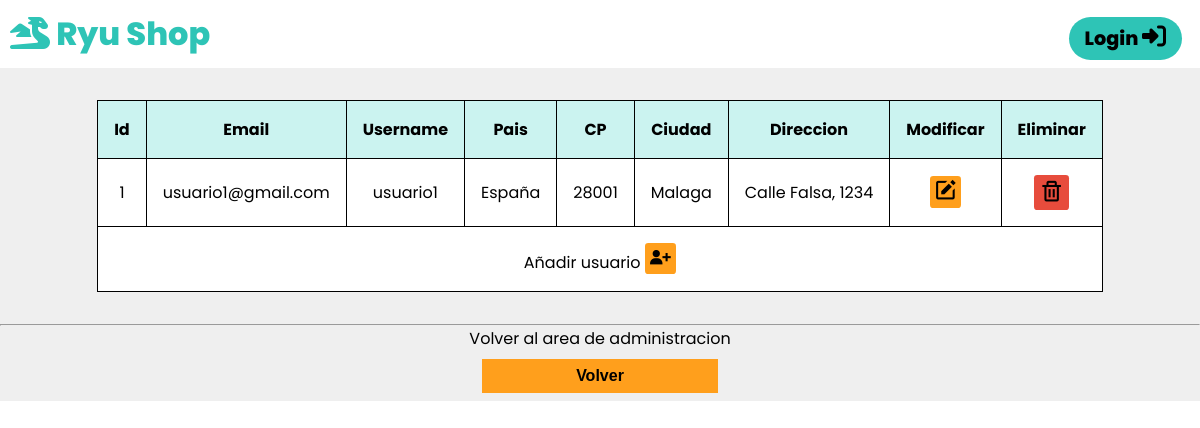
The page /admin_users.php on the database its author committed.
### tables this page shows
CREATE TABLE Usuarios (
    idUsuario INT AUTO_INCREMENT,
    email VARCHAR(90) UNIQUE NOT NULL,
    nombreUsu VARCHAR(20) UNIQUE NOT NULL,
    pass VARCHAR(60) NOT NULL, 
    pais VARCHAR(50),
    cp CHAR(5),
    ciudad VARCHAR(50),
    direccion VARCHAR(200),
    PRIMARY KEY (idUsuario)
);

### config/db_operations.php (called while the page is built, shortened)
<?php
function load_all_users_data()
{
    $connection = obtain_connection();
    $sql = "SELECT * FROM Usuarios";
    $stmt = $connection->prepare($sql);
    $stmt->execute();
    $users = $stmt->fetchAll();
    return $users;
}

### admin_users.php (the view, shortened to what this page needs)
<?php
require_once "./config/db_operations.php";
include "./includes/header.php";
$users = load_all_users_data();
?>
<article class="main">
    <section>
        <div class="table-container">
            <table class="table">
                <tr>
                    <th>Id</th>
                    <th>Email</th>
                    <th>Username</th>
                    <th>Pais</th>
                    <th>CP</th>
                    <th>Ciudad</th>
                    <th>Direccion</th>
                    <th>Modificar</th>
                    <th>Eliminar</th>
                </tr>
                <?php
                foreach ($users as $user) {
                ?>
                    <tr>
                        <td>
                            <?= $user["idUsuario"]; ?>
                        </td>
                        <td>
                            <?= $user["email"]; ?>
                        </td>
                        <td>
                            <?= $user["nombreUsu"]; ?>
                        </td>
                        <td>
                            <?= $user["pais"]; ?>
                        </td>
                        <td>
                            <?= $user["cp"]; ?>
                        </td>
                        <td>
                            <?= $user["ciudad"]; ?>
                        </td>
                        <td>
                            <?= $user["direccion"]; ?>
                        </td>
                        <td>
                            <button class="btn-user bx-border">
                                <a href="admin_users_form_modify.php?id=<?= $user['idUsuario']; ?>">
                                    <i class='bx bxs-edit bx-sm'></i>
                                </a>
                            </button>
                        </td>
                        <td>
                            <form action="<?= htmlspecialchars($_SERVER["PHP_SELF"]); ?>" method="POST">
                                <button class="btn-delete bx-border" type="submit" name="delete_user">
                                    <i class='bx bx-trash bx-sm'></i>
                                </button>
                            </form>
                        </td>
                    </tr>
                <?php
                }
                ?>
                <tr>
                    <td colspan="11">
                        <form action="admin_users_form_add.php">
                            <label for="addUser">Añadir usuario</label>
                            <button name="addUser" class="btn-user btn-edit bx-border">
                                <i class='bx bxs-user-plus bx-sm'></i>
                            </button>
                        </form>
                    </td>
                </tr>
            </table>
        </div>
    </section>
    <section class="return-admin-zone">
        <hr>
        <p>Volver al area de administracion</p>
        <form action="admin_zone.php" class="return-admin-form form">
            <button class="btn-return" type="submit">Volver</button>
        </form>
    </section>
</article>
</body>
</html>

### public/css/style.css (style rules this page uses)
:root { --principal: #2ec4b6; --secundario: #cbf3f0; --background: #fff; --background-contrast: #efefef; --hover: #ffbf69; --contraste: #ff9f1c; --success-color: #2ecc71; --error-color: #e74c3c; }
* { box-sizing: border-box; margin: 0; padding: 0; }
body { font-family: "Poppins", sans-serif; }
.container > * { flex: 1 100%; }
a { text-decoration: none; color: #000; font-weight: 800; }
i { font-weight: 800; }
.main { text-align: left; background: var(--background-contrast); display: flex; flex-flow: column wrap; align-items: center; }
.form { display: flex; flex-flow: column wrap; margin: 0.5rem; }
.table-container { display: flex; justify-content: center; align-items: center; width: 100%; }
.table { width: 100%; text-align: center; margin: 2rem; }
.table tr, th, td { border: 1px solid #000; padding: 1rem; }
.table { border-collapse: collapse; }
.table th { background-color: var(--secundario); }
.table td { background-color: var(--background); }
.btn-delete { border: none; cursor: pointer; background-color: var(--error-color); }
.btn-delete i { padding: 0.1rem; }
.btn-admin, .btn-return { background-color: var(--contraste); border: none; cursor: pointer; text-decoration: none; padding: 0.5rem 1rem; }
.return-admin-zone { width: 100%; text-align: center; }
.return-admin-zone button { width: 20%; font-weight: 800; font-size: 1rem; align-self: center; }
.btn-admin, .btn-product, .btn-user, .btn-return { border: none; cursor: pointer; background-color: var(--contraste); }
@media all and (min-width: 800px) { .main { flex: 3 0px; } }
@media all and (min-width: 800px) { .main { order: 2; } }

### rows shown on the page
usuarios: idUsuario "1", email "usuario1@gmail.com", nombreUsu "usuario1", pais "España", cp "28001", ciudad "Malaga", direccion "Calle Falsa, 1234"
